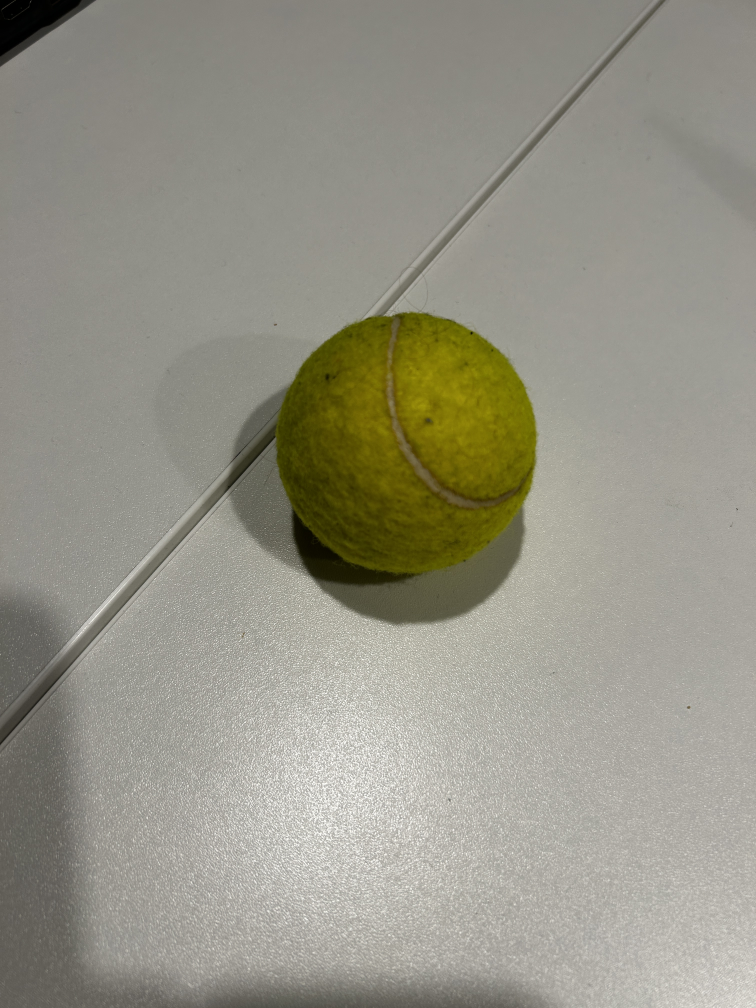
#> input picture Image Recognition/Image_Dataset/Positive/IMG_5599.JPG, 3024 x 4032 px (shown at 1/4 size); its folder holds only this picture in this run
$ python annotation_tool.py
#> lines starting #> are read from the running program, lines starting #| are printed output that depends on the picture
import os
import cv2

import time

WINDOW_X = 1280
WINDOW_Y = 720


class Annotate():
    def __init__(self) -> None:
        self.file_directory = os.path.dirname(os.path.realpath(__file__))
        self.current_image = None
        self.already_processed = None
        self.update_already_processed()
        self.selected = []
        self.alternate_first_second = False #used to switch between setting the first and second coordinate
        self.mouse_click_coords = None
        self.mouse_click_coords2 = None


    def exit(self):
        cv2.destroyAllWindows()


    def next_image(self) -> None:
        for img in self.get_positive_images():
            if img not in self.already_processed:
                self.current_image = img
                return

        self.current = None
        print("All images have been processed!")
        self.exit() #only runs if all images run out


    def save_current(self) -> None:
        img_directory = r"Image_Dataset/Positive/" + self.current_image
        pos_directory = self.file_directory + r"/Image_Dataset/positive.txt"

        selected_details = ""
        for coordinates in self.selected:
            selected_details += f"{coordinates[0][0]} {coordinates[0][1]} {coordinates[1][0]} {coordinates[1][1]} "

        pos_details = f"{img_directory} {len(self.selected)} {selected_details[:-1]}"

        with open(pos_directory, "r") as pos_file:
            text = pos_file.read()

        with open(pos_directory, "a") as pos_file:
            if not text.endswith("\n"):
                pos_file.write("\n")

            pos_file.write(pos_details)


    def confirm_selection(self) -> None:
        self.selected.append([self.mouse_click_coords, self.mouse_click_coords2])


    def remove_last_selected(self) -> None:
        if len(self.selected) > 0:
            self.selected.pop()


    def draw_selected(self,img):
        if len(self.selected) > 0:
            for [(x1,y1),(x2,y2)] in self.selected:
                img = cv2.rectangle(img, (x1,y1), (x2,y2), (0,255,0), 1)

        return img


    def handle_mouse_event(self,event,x,y,flags,param):
        self.mouseX = x #saves current position of mouse
        self.mouseY = y

        if event == cv2.EVENT_LBUTTONDOWN: #detects if left mouse button is pressed
            if self.alternate_first_second == True:
                self.mouse_click_coords2 = (x,y)
                self.alternate_first_second = False
            else:
                self.mouse_click_coords = (x,y)
                self.mouse_click_coords2 = None
                self.alternate_first_second = True


    def get_positive_images(self) -> list:
        pos_directory = self.file_directory + r"/Image_Dataset/Positive/"

        pos_imgs = os.listdir(pos_directory)

        return pos_imgs


    def update_already_processed(self) -> None:
        pos_directory = self.file_directory + r"/Image_Dataset/positive.txt"

        with open(pos_directory, "r") as pos_file:
#> (reads Image Recognition/Image_Dataset/positive.txt from the repository)
            pos_imgs = pos_file.readlines()

        already_processed = []

        for img_details in pos_imgs:
            img_file = img_details.split(" ")[0]
            img_file_name = img_file.split("/")[-1].split("\\")[-1]

            already_processed.append(img_file_name)

        self.already_processed = already_processed


    def get_image_data(self, img_name):
#> called with img_name = 'IMG_5599.JPG'
        if img_name is None:
            self.exit()

        img_directory = self.file_directory + r"/Image_Dataset/Positive/" + img_name
        img = cv2.imread(img_directory)
#> img is the input picture: shape (4032, 3024, 3); mean B, G, R 134.1, 147.6, 149.6

        return img


    def display_image(self, img) -> None:
        height, width, channels = img.shape
#> height = 4032; width = 3024; channels = 3

        dimensions = (int(width * 0.1), int(height * 0.1))
#> dimensions = (302, 403)

        img = cv2.resize(img, dimensions, interpolation=cv2.INTER_AREA)
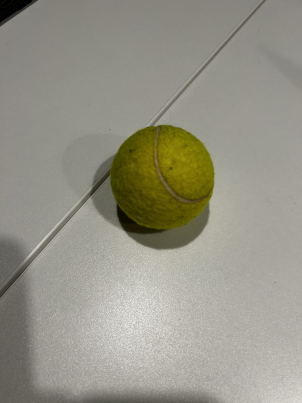
#> img: shape (403, 302, 3); mean of channels 0, 1, 2 134.1, 147.6, 149.6; drawn as B, G, R
        cv2.imshow("Annotation Tool", img)


    def run(self) -> None:
        self.next_image()
        img = self.get_image_data(self.current_image)
        self.display_image(img)
        cv2.setMouseCallback("Annotation Tool", self.handle_mouse_event)

        while True:
            img = self.get_image_data(self.current_image)

            if self.mouse_click_coords is not None and self.mouse_click_coords2 is None:
                img = cv2.rectangle(img, self.mouse_click_coords, (self.mouseX, self.mouseY), (0,0,255), 1)

            elif self.mouse_click_coords is not None and self.mouse_click_coords2 is not None:
                img = cv2.rectangle(img, self.mouse_click_coords, self.mouse_click_coords2, (0,0,255), 1)

            img = self.draw_selected(img)
            self.display_image(img)

            key_press = cv2.waitKey(1) #waits a milisecond for key press in every loop
#> (key q is pressed here)

            if key_press == ord("q") or key_press == 27:
                break

            elif key_press == ord("c"):
                self.confirm_selection()

            elif key_press == ord("d"):
                self.remove_last_selected()

            elif key_press == ord("n"):
                self.save_current() #updates positive.txt file to store
                self.update_already_processed() #updates the images which have already been processed so the same image isnt shown twice
                self.next_image() #displays the next image
                self.selected = [] #resets the currently selected objects
                self.mouse_click_coords = None
                self.mouse_click_coords2 = None

        self.exit()

if __name__ == "__main__":
    annotate = Annotate()
    annotate.run()
